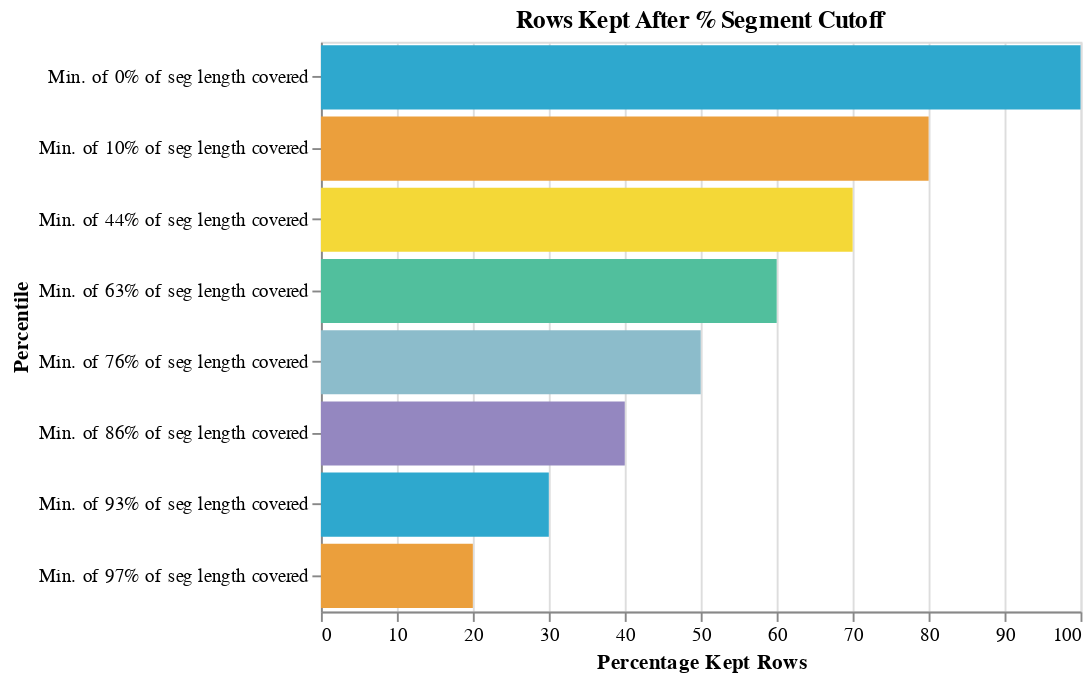

The cell this chart's notebook holds for it:
### Code cell
bar_chart(test, 'Percentage Kept Rows','Percentile', 'Rows Kept After % Segment Cutoff')

### Figure 1 — Vega-Lite specification as saved in the notebook (floating-point values rounded to 4 significant figures)
{"config": {"view": {"continuousWidth": 400, "continuousHeight": 300}}, "data": {"name": "data-00ccbc14a454d992f8eb19bb1100da72"}, "mark": "bar", "encoding": {"color": {"field": "Percentile", "legend": null, "scale": {"range": ["#2EA8CE", "#EB9F3C", "#F4D837", "#51BF9D", "#8CBCCB", "#9487C0"]}, "type": "nominal"}, "tooltip": [{"field": "Percentile", "type": "nominal"}, {"field": "N Rows", "type": "quantitative"}, {"field": "Mean Speed Mph", "type": "quantitative"}, {"field": "Percentage Kept Rows", "type": "quantitative"}], "x": {"field": "Percentage Kept Rows", "type": "quantitative"}, "y": {"field": "Percentile", "type": "nominal"}}, "height": 300, "title": "Rows Kept After % Segment Cutoff", "width": 400, "$schema": "https://vega.github.io/schema/vega-lite/v4.17.0.json", "datasets": {"data-00ccbc14a454d992f8eb19bb1100da72": [{"Percentile": "Min. of 0% of seg length covered", "N Rows": 2528935, "Mean Speed Mph": 10.8, "Percentage Kept Rows": 100.0}, {"Percentile": "Min. of 10% of seg length covered", "N Rows": 2023148, "Mean Speed Mph": 11.9, "Percentage Kept Rows": 80.0}, {"Percentile": "Min. of 44% of seg length covered", "N Rows": 1770254, "Mean Speed Mph": 12.4, "Percentage Kept Rows": 70.0}, {"Percentile": "Min. of 63% of seg length covered", "N Rows": 1517361, "Mean Speed Mph": 12.2, "Percentage Kept Rows": 60.0}, {"Percentile": "Min. of 76% of seg length covered", "N Rows": 1264468, "Mean Speed Mph": 11.9, "Percentage Kept Rows": 50.0}, {"Percentile": "Min. of 86% of seg length covered", "N Rows": 1011574, "Mean Speed Mph": 11.5, "Percentage Kept Rows": 40.0}, {"Percentile": "Min. of 93% of seg length covered", "N Rows": 758681, "Mean Speed Mph": 11.0, "Percentage Kept Rows": 30.0}, {"Percentile": "Min. of 97% of seg length covered", "N Rows": 505787, "Mean Speed Mph": 10.3, "Percentage Kept Rows": 20.0}]}}
